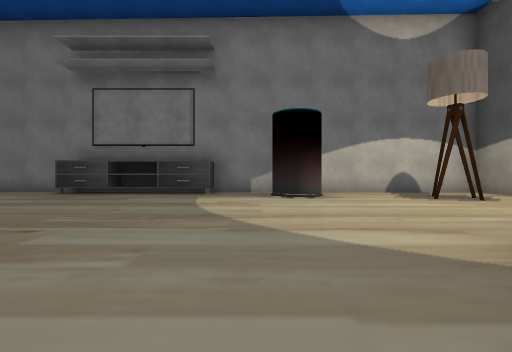
View 1 (above)

15 first-person views from a walk through a Unity game level. The camera is 0.23 m above the floor, looks level and sees 90° across. Doors are open. The floor is counted in squares, 0.5 m on a side. Each view is taken from the middle of a square. On the plan, view 1 faces up. The plan holds only what a view shows up to about 9 squares ahead; the rest is blank. The place goes on beyond the plan. The player character is not drawn. Some surface patterns are stand-ins.

View 2
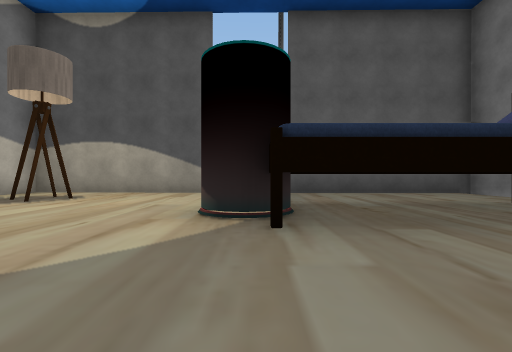

View 3
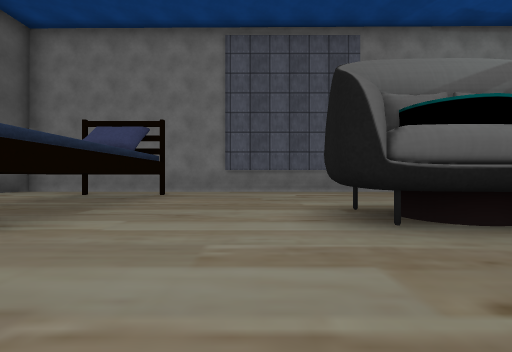

View 4
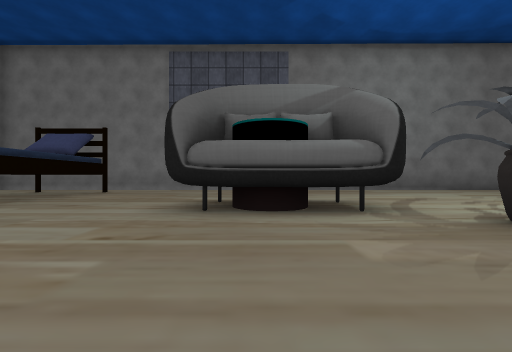

View 5
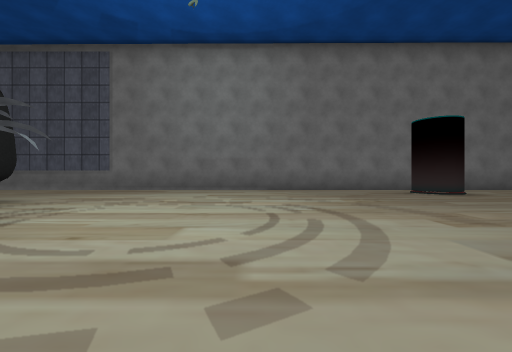

View 6
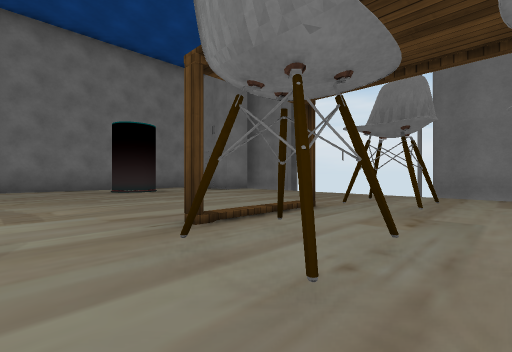

View 7
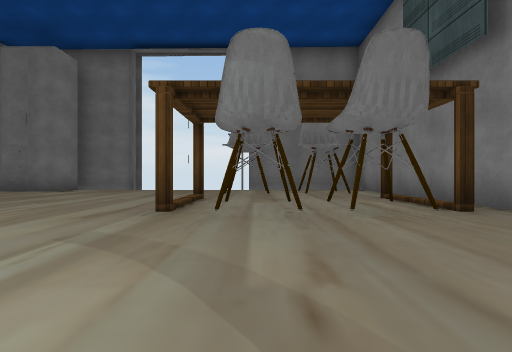

View 8
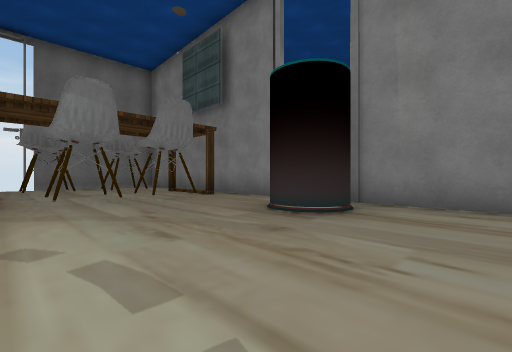

View 9
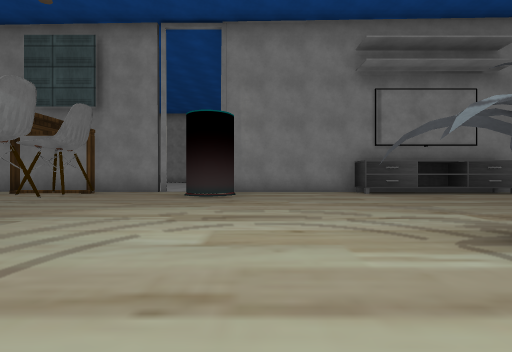

View 10
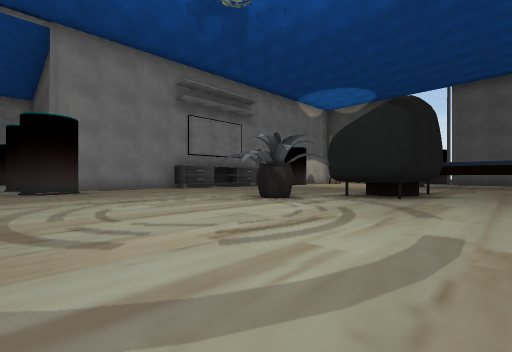

View 11
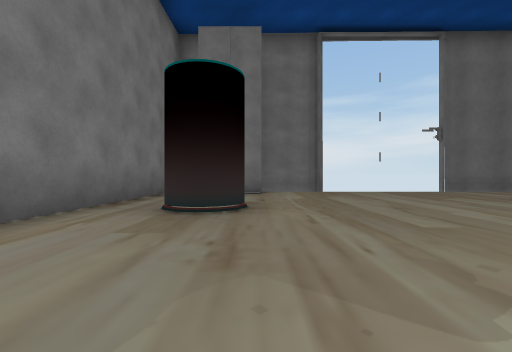

View 12
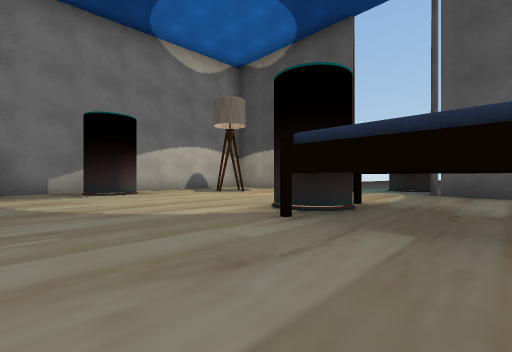

View 13
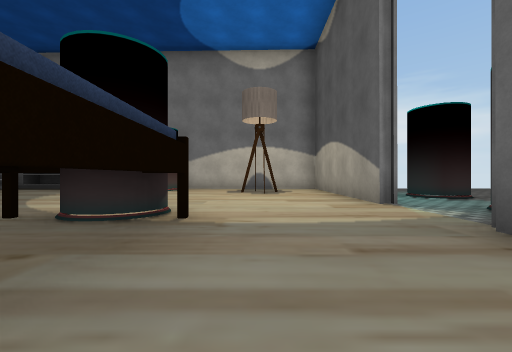

View 14
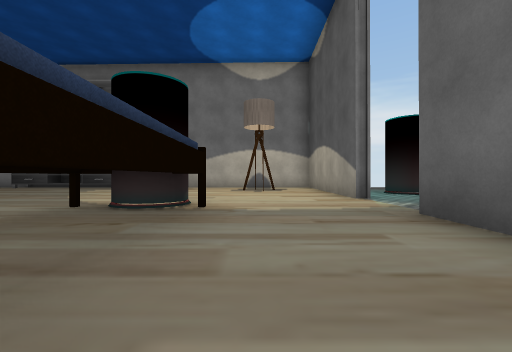

View 15
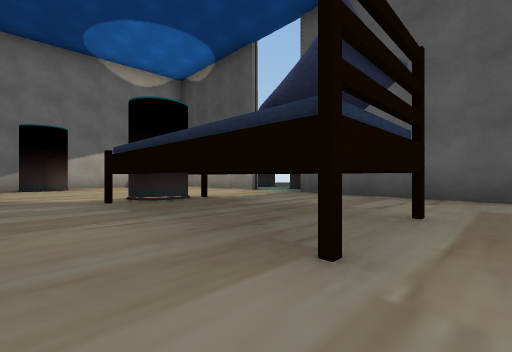

### Floor plan
Key: @ floor where view 1 was taken; # wall or solid block; . floor; D open door; L lamp; B bed; S sofa; C chair; T table; W wardrobe; O other object.
Columns run from 18 left of view 1 to 8 right of it. Each row starts with its distance up from view 1.
  8 ########OO
  7 #.. ####DO###############
  6 #..C.CC.OO.........O....#
  5 #..C.CC...............L.#
  4 #..C.CC.................#.O
  3 D..CT.T.................##O
  2 D...........O.......O...D#.
  1 D...........OSSSS...BB..DOO
  0 D............SSSS.@B B..#
 -1 #.............SSS..B B..#
 -2 #W..O..............BBB..#
 -3 #W..OO.............BBB..#
 -4 #.......................#
 -5 #########################

Positions as (right, up) in squares from view 1, and headings:
1: (0, 0), facing up
2: (-1, 1), facing right
3: (-1, 3), facing down
4: (-3, 4), facing down
5: (-9, 4), facing down
6: (-11, 5), facing down-left
7: (-9, 4), facing left
8: (-7, 3), facing up-left
9: (-8, 0), facing up
10: (-10, -2), facing up-right
11: (-10, -2), facing left
12: (-1, -1), facing up-right
13: (4, -2), facing up
14: (4, -3), facing up
15: (0, -4), facing up-right
